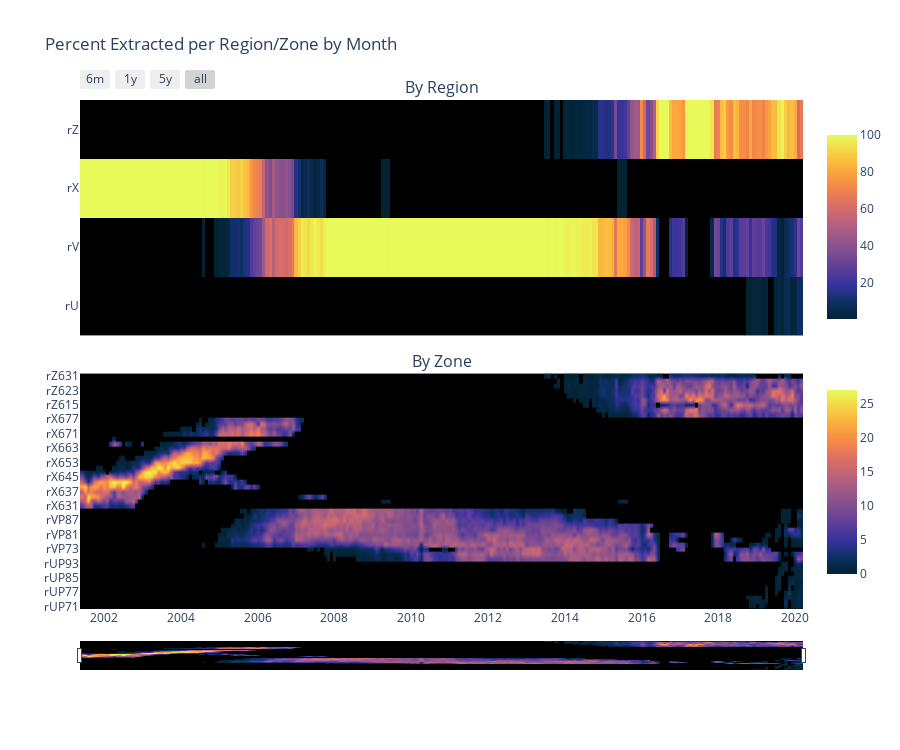

Notebook cell for this chart:
### Code cell
# Region Extraction Heatmap
from plotly.subplots import make_subplots
fig = make_subplots(rows=2,cols=1,
                   shared_xaxes=True,
                   vertical_spacing=0.075,
                   subplot_titles=('By Region','By Zone')
                   )

region_map = go.Heatmap(
        z=regions['region_percent_extracted'],
        x=regions['date'],
        y=regions['region'],
        colorscale='thermal',
        connectgaps=False,
        zsmooth=False,
        name='Region Extraction',
        colorbar=dict(
            len=0.4,y=.75)
         )
zone_map = go.Heatmap(
        z=zones['zone_percent_extracted'],
        x=zones['date'],
        y=zones['region_zone'],
        colorscale='thermal',
       connectgaps=False,
        zsmooth='best',
        name='Zone Extraction',
        colorbar=dict(
            len=0.4,y=0.25)
        )
fig.append_trace(region_map,1,1)
fig.append_trace(zone_map,2,1)
fig.update_layout(
    title_text='Percent Extracted per Region/Zone by Month',
    plot_bgcolor='black',
    height=750
)

fig.update_xaxes(showgrid=False)
fig.update_yaxes(showgrid=False)
# Adding range slider
fig.update_layout(
    xaxis1=dict(
        rangeselector=dict(
            buttons=list([
                dict(count=6,
                    label='6m',
                    step='month',
                    stepmode='backward'),
                dict(count=1,
                    label='1y',
                    step='year',
                    stepmode='backward'),
                dict(count=5,
                    label='5y',
                    step='year',
                    stepmode='backward'),
                dict(step='all')
            ])
        ),
#         rangeslider=dict(
#         visible=True
#         ),
        type='date',
    ),
    xaxis2=dict(
        rangeslider=dict(
             visible=True,
            thickness=0.05
         ),type='date')
)


fig.write_html('Visualizations/heatmap_extracted.html')
fig.show()

### Figure 1 — Plotly figure (JSON) as saved in the notebook; plotly's stock layout.template omitted (floating-point values rounded to 4 significant figures; data arrays with more than 128 entries replaced by an {"elided": "..."} marker saying what was removed)
{"data": [{"colorbar": {"len": 0.4, "y": 0.75}, "colorscale": [[0, "rgb(3, 35, 51)"], [0.09091, "rgb(13, 48, 100)"], [0.1818, "rgb(53, 50, 155)"], [0.2727, "rgb(93, 62, 153)"], [0.3636, "rgb(126, 77, 143)"], [0.4545, "rgb(158, 89, 135)"], [0.5455, "rgb(193, 100, 121)"], [0.6364, "rgb(225, 113, 97)"], [0.7273, "rgb(246, 139, 69)"], [0.8182, "rgb(251, 173, 60)"], [0.9091, "rgb(246, 211, 70)"], [1, "rgb(231, 250, 90)"]], "connectgaps": false, "name": "Region Extraction", "type": "heatmap", "x": {"elided": "352 str values"}, "xaxis": "x", "y": {"elided": "352 str values"}, "yaxis": "y", "z": {"elided": "352 float values"}, "zsmooth": false}, {"colorbar": {"len": 0.4, "y": 0.25}, "colorscale": [[0, "rgb(3, 35, 51)"], [0.09091, "rgb(13, 48, 100)"], [0.1818, "rgb(53, 50, 155)"], [0.2727, "rgb(93, 62, 153)"], [0.3636, "rgb(126, 77, 143)"], [0.4545, "rgb(158, 89, 135)"], [0.5455, "rgb(193, 100, 121)"], [0.6364, "rgb(225, 113, 97)"], [0.7273, "rgb(246, 139, 69)"], [0.8182, "rgb(251, 173, 60)"], [0.9091, "rgb(246, 211, 70)"], [1, "rgb(231, 250, 90)"]], "connectgaps": false, "name": "Zone Extraction", "type": "heatmap", "x": {"elided": "2770 str values"}, "xaxis": "x2", "y": {"elided": "2770 str values"}, "yaxis": "y2", "z": {"elided": "2770 float values"}, "zsmooth": "best"}], "layout": {"annotations": [{"font": {"size": 16}, "showarrow": false, "text": "By Region", "x": 0.5, "xanchor": "center", "xref": "paper", "y": 1, "yanchor": "bottom", "yref": "paper"}, {"font": {"size": 16}, "showarrow": false, "text": "By Zone", "x": 0.5, "xanchor": "center", "xref": "paper", "y": 0.4625, "yanchor": "bottom", "yref": "paper"}], "height": 750, "plot_bgcolor": "black", "title": {"text": "Percent Extracted per Region/Zone by Month"}, "xaxis": {"anchor": "y", "domain": [0, 1], "matches": "x2", "rangeselector": {"buttons": [{"count": 6, "label": "6m", "step": "month", "stepmode": "backward"}, {"count": 1, "label": "1y", "step": "year", "stepmode": "backward"}, {"count": 5, "label": "5y", "step": "year", "stepmode": "backward"}, {"step": "all"}]}, "showgrid": false, "showticklabels": false, "type": "date"}, "xaxis2": {"anchor": "y2", "domain": [0, 1], "rangeslider": {"thickness": 0.05, "visible": true}, "showgrid": false, "type": "date"}, "yaxis": {"anchor": "x", "domain": [0.5375, 1], "showgrid": false}, "yaxis2": {"anchor": "x2", "domain": [0, 0.4625], "showgrid": false}}}
